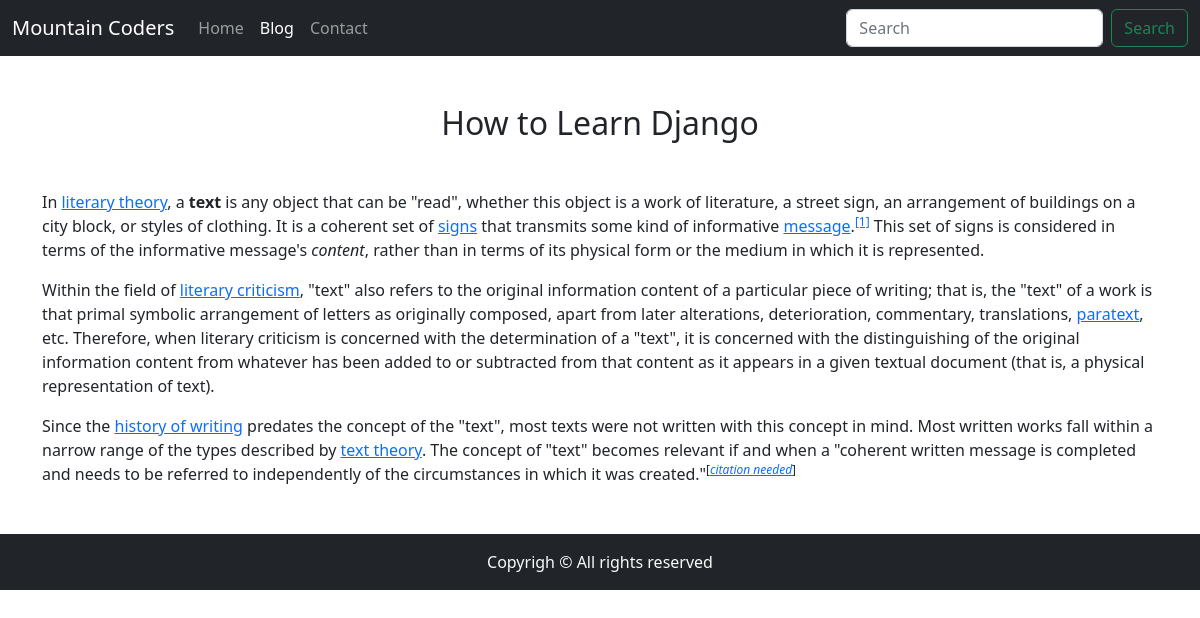
/blogpost/django-tutorial, run on the app's committed database.
### blog/models.py (models this page shows, shortened)
class Blog(models.Model):
    sn = models.AutoField(primary_key= True)
    title = models.CharField(max_length=300)
    content = models.TextField()
    short_desc = models.CharField(max_length=300, default='')
    slug = models.CharField(max_length=200)
    time = models.DateTimeField(auto_now_add=True)

### blog/views.py (the view)
# urls.py: path('blogpost/<str:slug>', views.blogpost, name='blogpost'),
def blogpost(request, slug):
    blog = Blog.objects.filter(slug = slug).first()
    context = {'blog': blog}
    return render(request, 'blogpost.html', context)

### templates/blogpost.html (shortened to what this page needs)
{% extends 'base.html' %}
{% block blogactive %}active{% endblock blogactive %}
{% block body %}
<div class="container">
    <h2 class="text-center my-5">{{blog.title}}</h2>
    <div>{{blog.content|safe}}</div>
</div>
{% endblock body %}

### templates/base.html (shortened to what this page needs)
<!doctype html>
<html lang="en">
  <head>
    <link href="https://cdn.jsdelivr.net/npm/bootstrap@5.2.2/dist/css/bootstrap.min.css" rel="stylesheet">
  </head>
  <body>
    <nav class="navbar navbar-expand-lg bg-dark navbar-dark">
      <div class="container-fluid">
        <a class="navbar-brand" href="/">Mountain Coders</a>
        <div class="collapse navbar-collapse" id="navbarSupportedContent">
          <ul class="navbar-nav me-auto mb-2 mb-lg-0">
            <li class="nav-item">
              <a class="nav-link {% block homeactive %}{% endblock homeactive %}" aria-current="page" href="/">Home</a>
            </li>
            <li class="nav-item">
              <a class="nav-link {% block blogactive %}{% endblock blogactive %}" href="/blog">Blog</a>
            </li>
            <li class="nav-item">
              <a class="nav-link {% block contactactive %}{% endblock contactactive %}" href="/contact">Contact</a>
            </li>
          </ul>
          <form class="d-flex" role="search" action='/search' method='get'>
            <input class="form-control me-2" type="search" placeholder="Search" aria-label="Search">
            <button class="btn btn-outline-success" type="submit">Search</button>
          </form>
        </div>
      </div>
    </nav>
    {% block body %}{% endblock body %}
    <footer class="container-fluid bg-dark mt-5 pb-0 mb-0">
      <p class="text-center py-3 text-light">Copyrigh &copy; All rights reserved</p>
    </footer>
  </body>
</html>

### data on the page
Blog: title "How to Learn Django", content "In literary theory , a text is any object that can be \"read\", whether this object is a work of literature, a street sign, an arrangement of buildings on a city block, or styles of clothing. It is a coherent set of signs that transmits some kind of informative message . [1] This set of signs is considered in terms of the informative message's content , rather than in terms of its physical form or the medium in which it is represented. Within the field of literary criticism , \"text\" also refers to the original information content of a particular piece of writing; that is, the \"text\" of a work is that primal symbolic arrangement of letters as originally composed, apart from later alterations,…"
